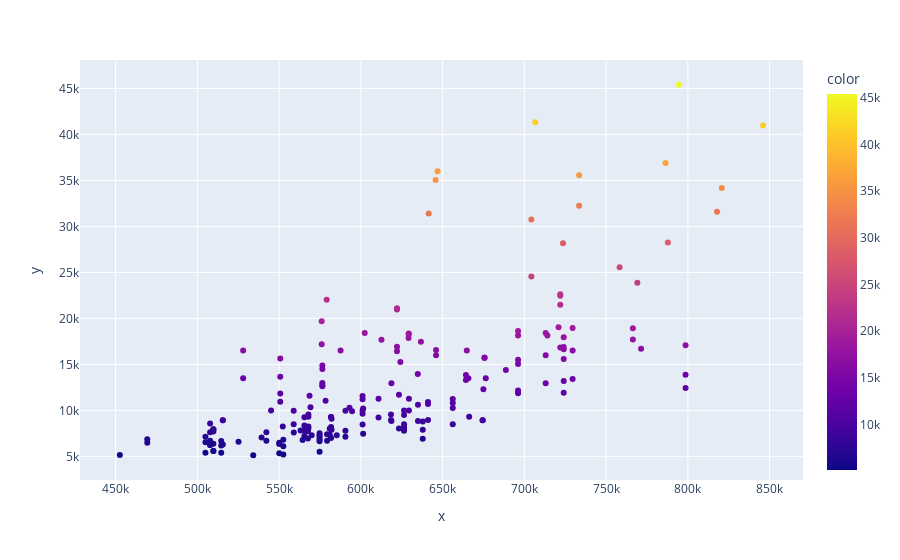

Source (notebook cell):
### Markdown cell above
Combining dimensions related columns

### Code cell
px.scatter(x=(df['carlength']*df['carwidth']*df['carheight']),y=df['price'],color=df['price'])

### Figure 1 — Plotly figure (JSON) as saved in the notebook; plotly's stock layout.template omitted (floating-point values rounded to 4 significant figures; data arrays with more than 128 entries replaced by an {"elided": "..."} marker saying what was removed)
{"data": [{"hovertemplate": "x=%{x}<br>y=%{y}<br>color=%{marker.color}<extra></extra>", "legendgroup": "", "marker": {"color": {"elided": "202 float values"}, "coloraxis": "coloraxis", "symbol": "circle"}, "mode": "markers", "name": "", "orientation": "v", "showlegend": false, "type": "scatter", "x": {"elided": "202 float values"}, "xaxis": "x", "y": {"elided": "202 float values"}, "yaxis": "y"}], "layout": {"coloraxis": {"colorbar": {"title": {"text": "color"}}, "colorscale": [[0, "#0d0887"], [0.1111, "#46039f"], [0.2222, "#7201a8"], [0.3333, "#9c179e"], [0.4444, "#bd3786"], [0.5556, "#d8576b"], [0.6667, "#ed7953"], [0.7778, "#fb9f3a"], [0.8889, "#fdca26"], [1, "#f0f921"]]}, "legend": {"tracegroupgap": 0}, "margin": {"t": 60}, "xaxis": {"anchor": "y", "domain": [0, 1], "title": {"text": "x"}}, "yaxis": {"anchor": "x", "domain": [0, 1], "title": {"text": "y"}}}}
